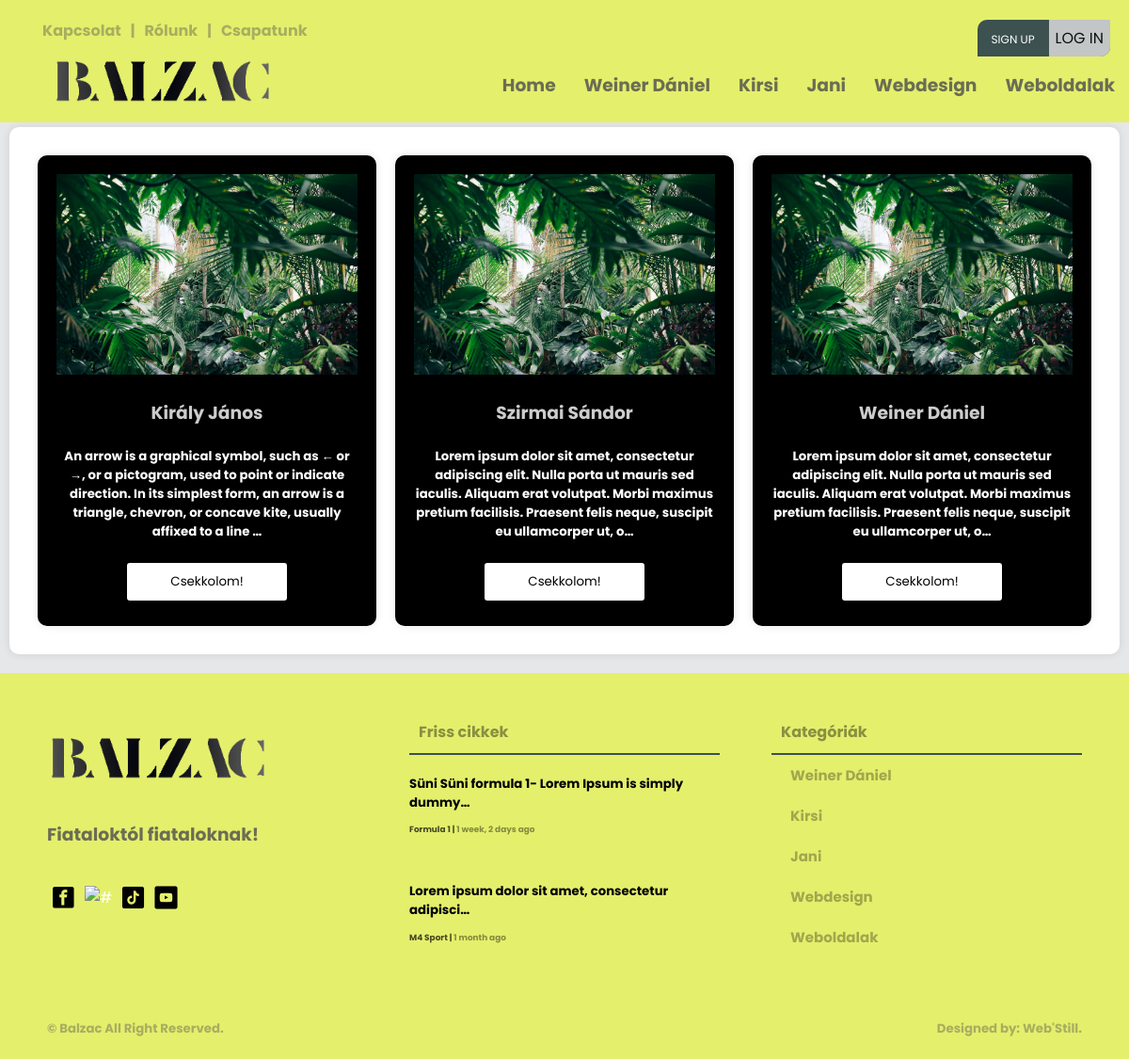
/csapatunk/, run on the app's committed database.
### creationboard/models.py (models this page shows, shortened)
class Category(models.Model):
    user = models.ForeignKey(User, null=True, on_delete=models.CASCADE)
    name = models.CharField(max_length=200)
    class Meta:
        ordering = ['-id']

class Team(models.Model):
    user = models.ForeignKey(User, null=True, on_delete=models.CASCADE)
    name = models.CharField(max_length=200, null=True, blank=False)
    description = models.CharField(max_length=500, null=True, blank=False)
    bio = RichTextUploadingField(null=False, blank=False)
    img = models.ImageField( upload_to="images/", default="images/home9.jpg")
    class Meta:
        ordering = ['-id']

class Article(models.Model):
    user = models.ForeignKey(User, on_delete=models.CASCADE)
    title = models.CharField(max_length=200)
    created = models.DateTimeField(auto_now_add=True, null=True)
    updated = models.DateTimeField(auto_now=True, null=True)
    articletype = models.CharField(null=False, blank=False, max_length=100)
    body = RichTextUploadingField(max_length=1000000) #ez itt lehetne RichTextUploadingField is
    indeximg = models.ImageField(upload_to="images/", default="images/home9.jpg")
    category = models.CharField(max_length=100, null=False, blank=False)
    status = models.CharField(max_length=10, choices=STATUS_CHOICES, default='pending')
    class Meta:
        ordering = ['-created']

### main/views.py (the view)
# urls.py: path('csapatunk/', views.TeamView.as_view(), name='team-index'),
class TeamView(View):
    template_name = "main/team-members.html"
    def get(self, request):
        footarticle = models.Article.objects.filter(status='approved')[0:2]
        navcategory = models.Category.objects.all()[0:5]
        teams = models.Team.objects.all()[0:9]
        context = {'category2': navcategory, 'article4': footarticle, 'teams': teams}
        return render(request, self.template_name, context)

### templates/main/team-members.html (shortened to what this page needs)
{% load static %}
<!DOCTYPE html>
<html>
<head>
	<link rel="stylesheet" type="text/css" href="{% static 'main/style.css' %}">
</head>
<body>
	{% include 'main/navbar.html' %}
	<main>
		<div class="wrapper">
			<div class="card-06 mb-3">
				{% for team in teams %}
				<div class="card-07"><a href="{% url 'munkatars' team.id %}">
					<div class="team-img">
						<img src="{{team.img.url}}" alt="#">
						<h3 class="white" align="center">{{ team.name }}</h3>
						<h5 class="white" align="center">{{ team.description|truncatechars:200 }}</h5>
						<p align="center"><button class="check-member-btn" href="{% url 'munkatars' team.id %}">Csekkolom!</button><p></a>
					</div>
				</div>
				{% endfor %}
	</main>
	{% include 'main/footer.html' %}
</body>
</html>

### templates/main/navbar.html (shortened to what this page needs)
{% load static %}
<div class="screen-big">
<nav>
    <div class="nav-one nav-flex">
        <div class="left flex">
            <ul class="top-header mt-0">
                <li><a href="{% url 'contact-us' %}"><h4>Kapcsolat</h4></a></li>
                <li><h4>|</h4></li>
                <li><a href="{% url 'about-us' %}"><h4>Rólunk</h4></a></li>
                <li><h4>|</h4></li>
                <li><a href="{% url 'team-index' %}"><h4>Csapatunk</h4></a></li>
            </ul>
        </div>
        <div class="right flex">
                <ul class="top-header">
                    {% if request.user.is_authenticated %}
                    <li>
                        <div class="header-profile-pic">
                            <div class="pic">
                                <span class="material-symbols-outlined">account_circle</span>
                            </div>
                            <div class="header-profile-info">
                                <h4><a href="{% url 'profile-page' request.user.username %}">@{{ request.user }}</a></h4>
                                <h6><a href=""><span class="material-symbols-outlined">mail_lock</span>{{ request.user.email }}</a></h6>
                            </div>
                        </div>
                    </li>
                    <!--<li><h4><a href="{% url 'profile-page' request.user.username %}">Hello, @{{ request.user }}</a></h4></li>
                    <li><h4>|</h4></li>
                    <li><h4><a href="{% url 'logout' %}"><span class="material-symbols-outlined">logout</span>Kijelentkezés</a></h4></li>-->
                    {% else %}
                    <ul class="foot-icon-margin pd-0">
                        <li class="signup-or-login"><a href="{% url 'register' %}" class="sign-up">Sign up</a><a href="{% url 'login' %}"><button class="login-btn">Log in</button></a></li>
                    </ul>
                    {% endif %}
                </ul>
        </div>
    </div>
    <div class="nav-two nav-flex">
        <div class="left flex">
            <ul>
                <a href="{% url 'index' %}"><li><img src="{% static 'main/pics/logo.png' %}" class="logo-img" alt="#" /></li>
            </ul>
        </div>
        <div class="right">
            <div class="social media">
                <ul>
                    <li><a href="{% url 'index' %}"><h3>Home</h3></a></li>
                    {% for category in category2 %}
                        <li><a href="{% url 'article-page' category.name %}"><h3>{{ category.name }}</h3></a></li>
                    {% endfor %}
                </ul>
            </div>
        </div>
    </div>
</nav>
</div>

### templates/main/footer.html
{% load static %}
<footer>
    <div class="footer">
        <div class="footer-cols footer-firts">
            <div class="col-01">
                <ul class="pd-0">
                    <a href="{% url 'index' %}"><li><img src="{% static 'main/pics/logo.png' %}" class="logo-img" alt="#" /></li>
                </ul>
                <h3>Fiataloktól fiataloknak!</h3>
                <ul class="foot-icon-margin pd-0">
                    <a href="https://www.facebook.com/profile.php?id=100090612766620" target="blank"><li><img src="{% static 'main/pics/facebook.png' %}" class="icon-img" alt="#" target="blank" /></a></li>
                    <a href="https://www.instagram.com/balzacponthu/" target="blank"><li><img src="{% static 'main/pics/instagram.png' %}" class="icon-img" alt="#" /></li></a>
                    <a href="https://www.tiktok.com/@balzac.ujsag" target="blank"><li><img src="{% static 'main/pics/tiktok.png' %}" class="icon-img" alt="#" /></li></a>
                    <a href="https://www.youtube.com/@balzacujsag" target="blank"><li><img src="{% static 'main/pics/youtube.png' %}" class="icon-img" alt="#" /></li></a>
                </ul>
            </div>
            <div class="col-02">
                <div class="box-title">
                    <h4 class="txt-black">Friss cikkek<h4>
                </div>
                {% for article in article4 %}
                <ul class="pd-0">
                    <li><a href="{% url 'article' article.id %}" class="footer-article-text">
                        <h5 class="mt-1 mb-1">{{ article.title|truncatechars:49 }}</h5>
                        <h6 class="m-0">{{ article.body|truncatechars:30|safe }}</h6>
                        <small class="black"><span><a href="{% url 'article-page' article.category %}" class="black">{{ article.category }} </a></span>  |  <span><a class="black"> {{ article.created|timesince }} ago</a></span></small>
                    </a></li>
                </ul>
                {% endfor %}
            </div>
            <div class="col-03">
                <div class="box-title">
                    <h4 class="txt-black">Kategóriák<h4>
                </div>
                <div class="box-categories">
                    <ul>
                        {% for category in category2 %}
                        <li><a href="{% url 'article-page' category.name %}" class="txt-black">{{ category.name }}</a></li>
                        {% endfor %}
                    </ul>
                </div>
            </div>
        </div>
        <div class="footer-second">
            <div>
                <h5><a href="#"> &copy; Balzac</a> All Right Reserved.<h5>
            </div>
            <div>
                <h5><a href="">Designed by: Web'Still.</a><h5>
            </div>
        </div>
    </div>
</footer>

### data on the page
Category: name "Weiner Dániel"
Category: name "Kirsi"
Category: name "Jani"
Category: name "Webdesign"
Category: name "Weboldalak"
Team: img (picture), name "Király János", description "An arrow is a graphical symbol, such as ← or →, or a pictogram, used to point or indicate direction. In its simplest form, an arrow is a triangle, chevron, or concave kite, usually affixed to a line …"
Team: img (picture), name "Szirmai Sándor", description "Lorem ipsum dolor sit amet, consectetur adipiscing elit. Nulla porta ut mauris sed iaculis. Aliquam erat volutpat. Morbi maximus pretium facilisis. Praesent felis neque, suscipit eu ullamcorper ut, o…"
Team: img (picture), name "Weiner Dániel", description "Lorem ipsum dolor sit amet, consectetur adipiscing elit. Nulla porta ut mauris sed iaculis. Aliquam erat volutpat. Morbi maximus pretium facilisis. Praesent felis neque, suscipit eu ullamcorper ut, o…"
Article: title "Süni Süni formula 1- Lorem Ipsum is simply dummy…", category "Formula 1", created "1 week, 2 days"
Article: title "Lorem ipsum dolor sit amet, consectetur adipisci…", category "M4 Sport", created "1 month"
